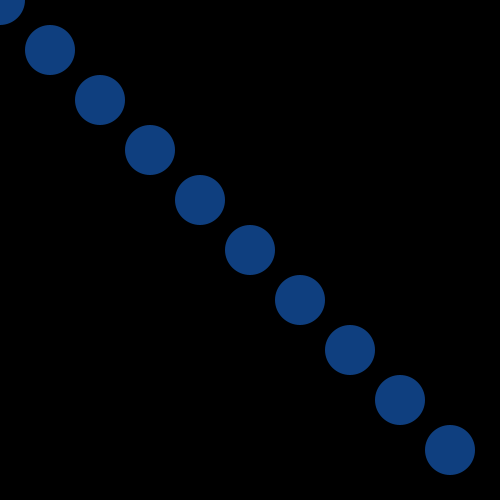
Frame 1 (no input)
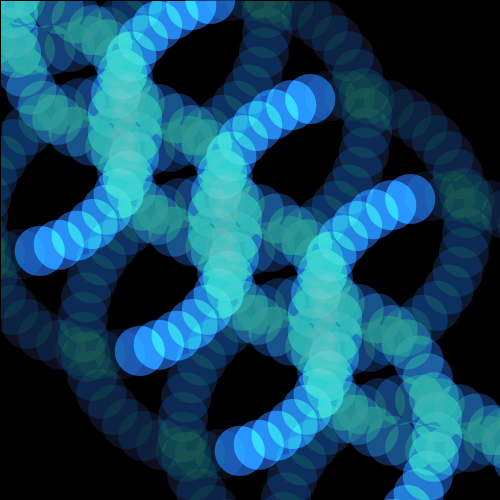
Frame 60 (the mouse pressed at the canvas centre just before this capture)
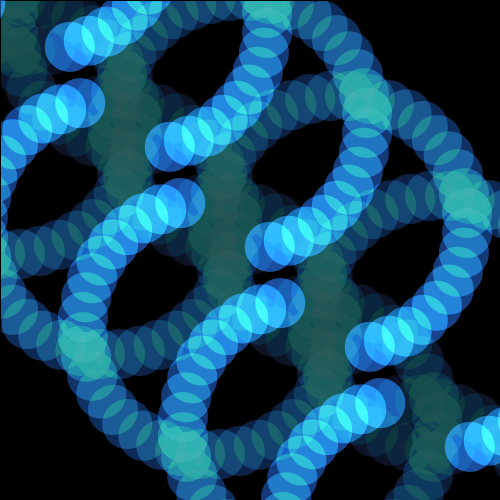
Frame 120 (the mouse held since frame 60 and released just before this capture)

The Processing sketch that drew these frames (run headless with seeded random() and noise(); from frame 60 on, the mouse is pressed at the canvas centre):

// Processing sketch: game5_D
// ── game5_D.pde
float halfWidth;//画面の横幅の半分
float halfHeight;//画面の縦幅の半分
final float PI = acos(-1);

Ball ball;

void settings()
{
    size(500, 500);

    halfWidth = width / 2;
    halfHeight = height / 2;
}

void setup()
{
    background(0);

    ball = new Ball(10);
}

void draw()
{
    blendMode(BLEND);
    fill(0,0,0,10);
    rect(0,0,width,height);

    ball.display();
    ball.move();
}

class Ball
{
    //6. ↓ member variables (メンバ変数)

    float vx = 10;
    float vy = 0;
    float ballSize = 50;

    float ang = 0;

    PVector[] pos;
    int bN;

    //7. ↓"constructor" (コンストラクタ)
    Ball(int ballNum)
    {
        bN = ballNum;
        pos = new PVector[bN];

        for(int i = 0; i < bN; i++)
        {
          pos[i] = new PVector(i*50, i*50);
        }
    }  

    //8. ↓member methods (メンバメソッド)
    void display()
    {
        blendMode(ADD);
        fill(31, 127, 255, 127);

        for(int i = 0; i < bN; i++)
        {
            ellipse(pos[i].x, pos[i].y, ballSize, ballSize);
        }   
    }  

    void move()
    {
        for(int i = 0; i < bN; i++)
        {
            pos[i].x += cos((ang+i)*PI)*20;
            pos[i].y += sin((ang+i)*PI)*20;
        } 
        ang += 0.05;
    }  
}
